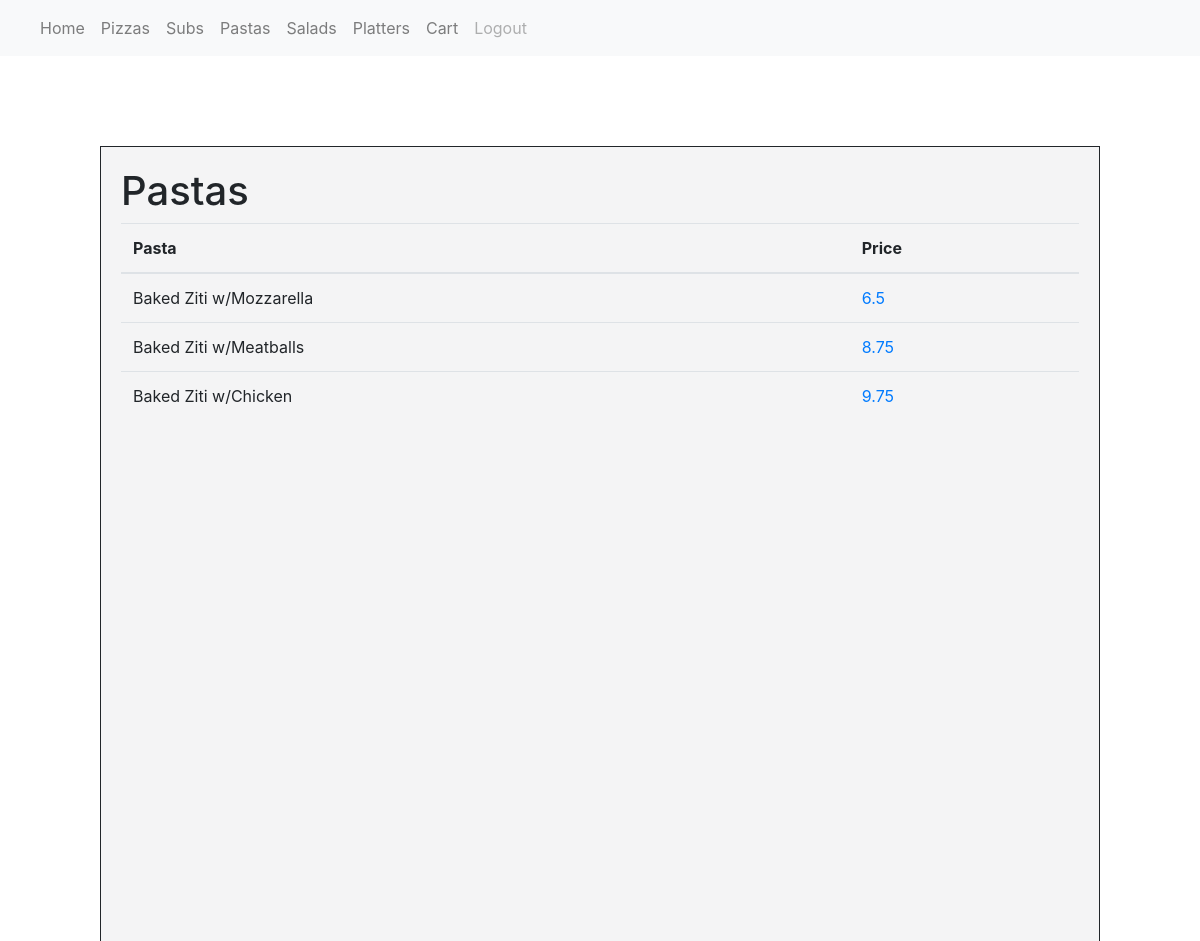
/pastas, run on an earlier commit of the app's database.
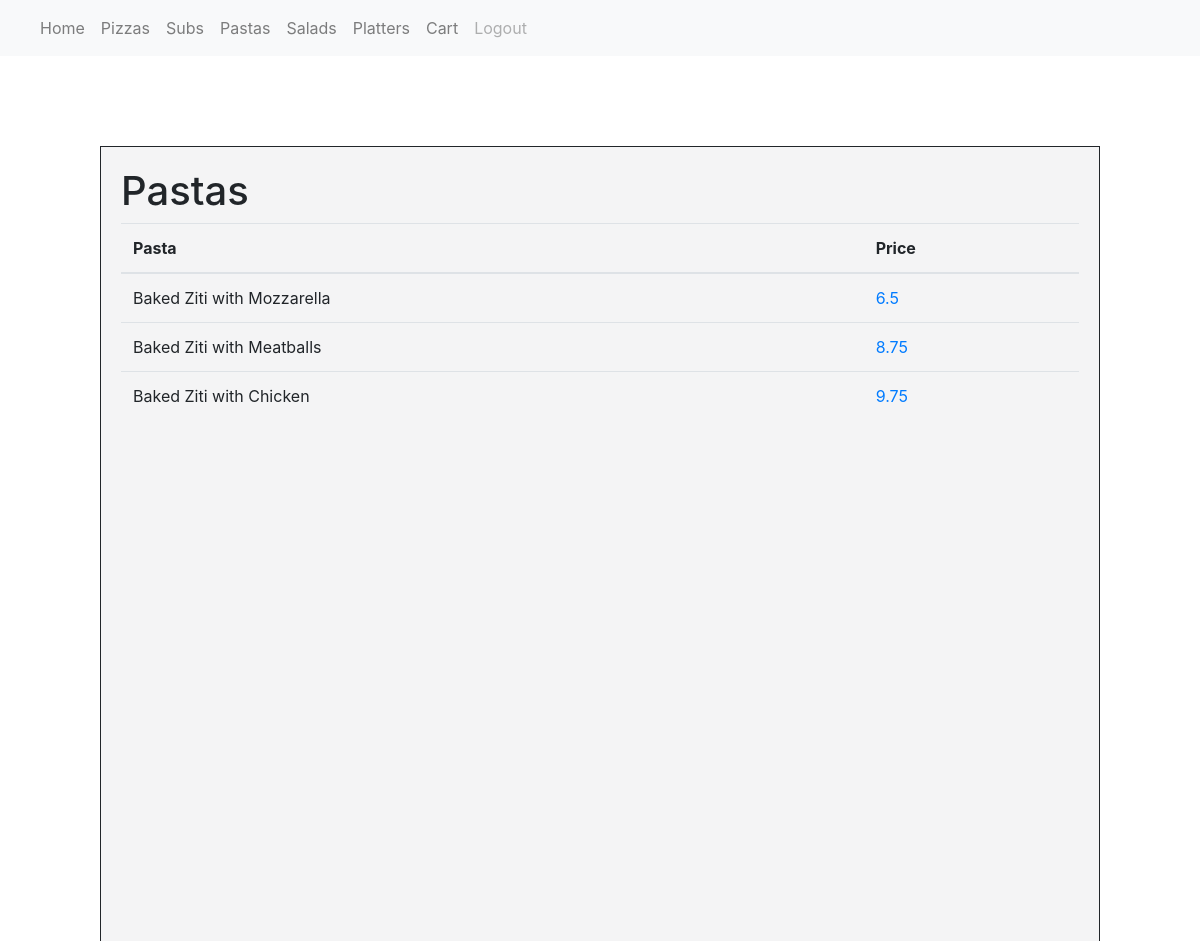
And on a later commit of the database.
### orders/models.py (models this page shows, shortened)
class Pasta(models.Model):
    description = models.CharField(max_length=64)
    price = models.FloatField(max_length=8)

### orders/views.py (the view)
# urls.py: path("pastas", views.pastas, name="pastas"),
def pastas(request):
    Pastas = Pasta.objects.all()
    context = {
        "user": request.user,
        "Pastas": Pastas,
    }
    return render(request, "orders/pastas.html", context)

### orders/templates/orders/pastas.html (shortened to what this page needs)
{% extends "orders/base1.html" %}
{% block body %}
    <div class="menu-table">
        <h1>Pastas</h1>
        <table class="table table-hover">
            <thead>
                <tr>
                <th scope="col">Pasta</th>
                <th scope="col">Price</th>
                </tr>
            </thead>
            <tbody>
            {% for pasta in Pastas %}
                <tr>
                <td>{{pasta.description}}</td>
                <td><a href="{% url 'add_pasta_salad' pasta.description pasta.price %}">{{pasta.price}}</a></td>
                </tr>
            {% endfor %}
            </tbody>
        </table>
    </div>
{% endblock %}

What changed in the data, as far as the page shows it:
changed Pasta: description "Baked Ziti w/Mozzarella" → "Baked Ziti with Mozzarella"
changed Pasta: description "Baked Ziti w/Meatballs" → "Baked Ziti with Meatballs"
changed Pasta: description "Baked Ziti w/Chicken" → "Baked Ziti with Chicken"
